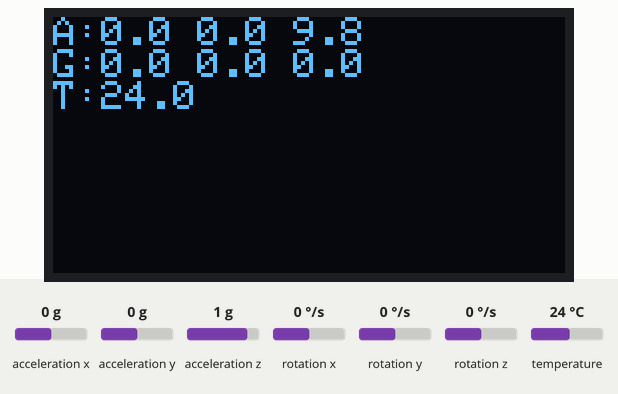
Simulated run of this sketch. Board: ESP32. Parts: 128×64 one-colour display. The test bench sets the inputs (shaded band); at power-on: acceleration x 0 g, acceleration y 0 g, acceleration z 1 g, rotation x 0 °/s, rotation y 0 °/s, rotation z 0 °/s, temperature 24 °C. What the sketch prints to the serial monitor is not drawn.

Above: at 1.8 s.
1.9 s: acceleration x set to -1.4 g
At 2.5 s:
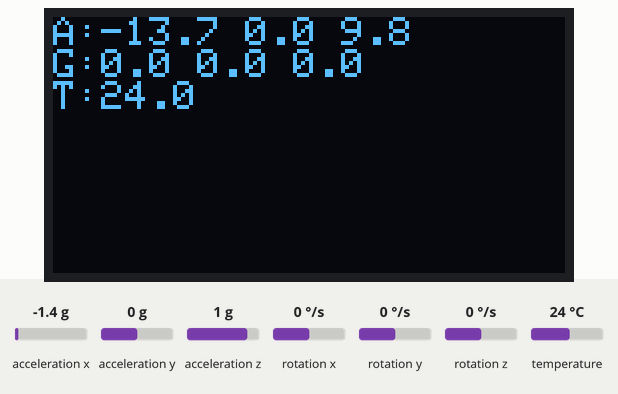
3.6 s: acceleration y set to -1.4 g
At 4.9 s:
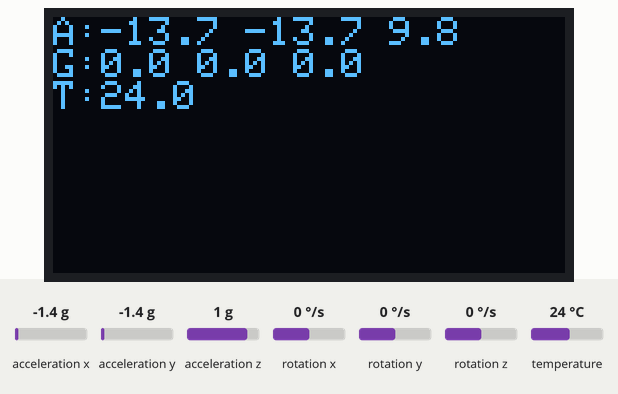
5.6 s: acceleration z set to -1.4 g
At 7.2 s:
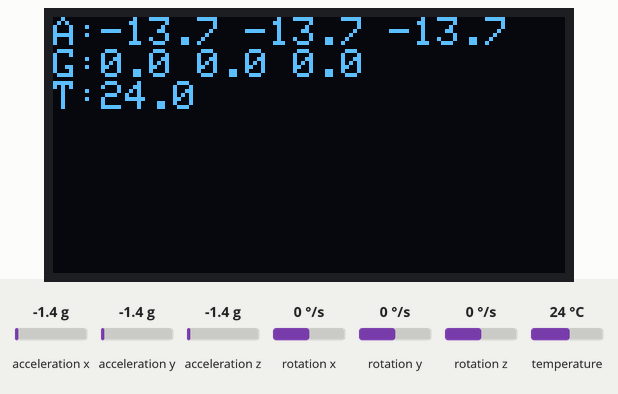
7.7 s: rotation x set to -192 °/s
At 9.4 s:
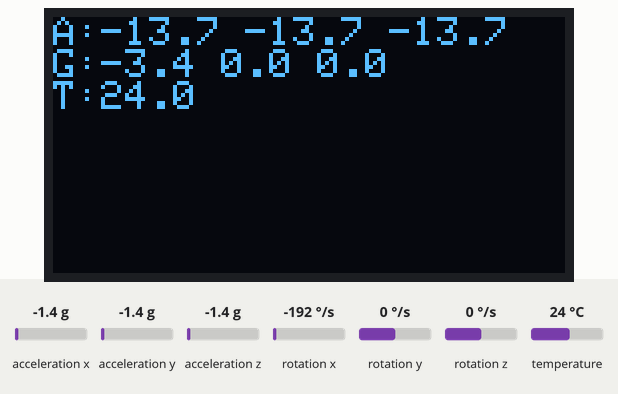
9.7 s: rotation y set to -192 °/s
At 10.8 s:
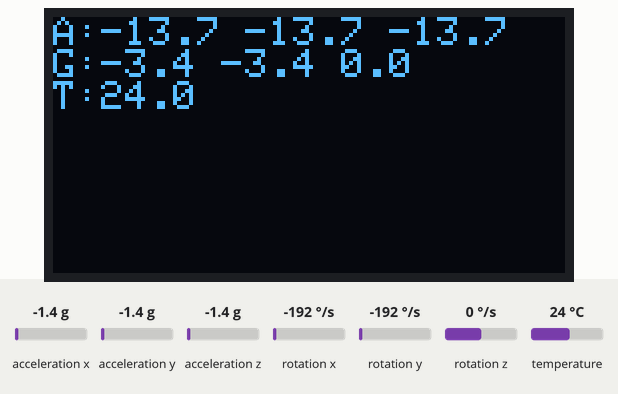
11.8 s: rotation z set to -192 °/s
At 13.2 s:
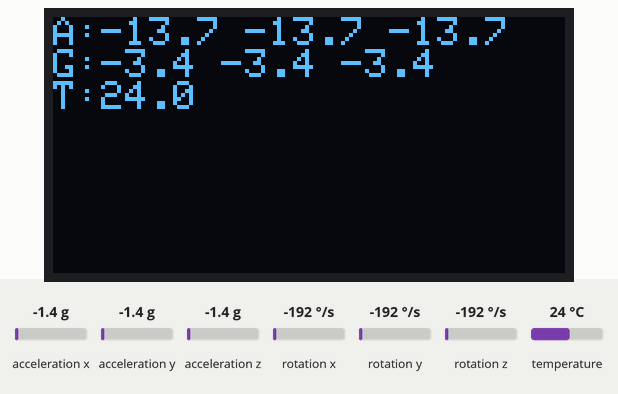
Timing chart, 0 to 14.8 s (numbered marks = the images above; inputs shaded):
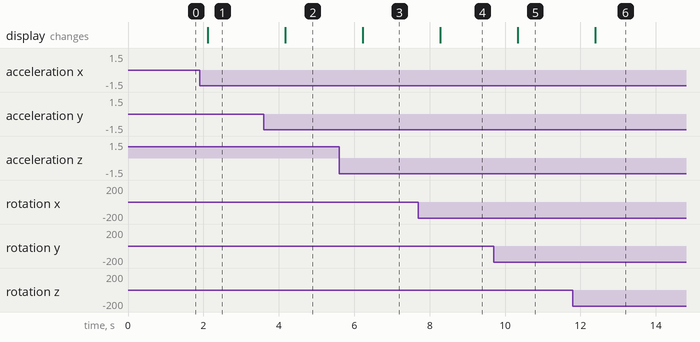

Measured:
- after the input at 1.9 s, the display: changes after 0.21 s (image 1)
- after the input at 3.6 s, the display: changes after 0.57 s (image 2)
- after the input at 5.6 s, the display: changes after 0.63 s (image 3)
- after the input at 7.7 s, the display: changes after 0.58 s (image 4)
- after the input at 9.7 s, the display: changes after 0.64 s (image 5)
- after the input at 11.8 s, the display: changes after 0.60 s (image 6)

The sketch:

sketch.ino
```cpp
#include<Adafruit_SSD1306.h>
#include<Adafruit_MPU6050.h>
#include<Adafruit_Sensor.h>
#include<Wire.h>

Adafruit_SSD1306 display(128,64,&Wire);
Adafruit_MPU6050 mpu;

void setup(){
  Serial.begin(115200);
  mpu.begin();
  display.begin(SSD1306_SWITCHCAPVCC,0x3C);
  display.setTextColor(WHITE);
}

void loop(){
  sensors_event_t a,g,t;
  mpu.getEvent(&a,&g,&t);
  Serial.printf("A: %.1f %.1f %.1f | G: %.1f %.1f %.1f | T:%.1f\n",
  a.acceleration.x,a.acceleration.y,a.acceleration.z,g.gyro.x,g.gyro.y,
  g.gyro.z,t.temperature);
  display.clearDisplay();
  display.setCursor(0,0);
  display.print("A:");
  display.print(a.acceleration.x,1);
  display.print(" ");
  display.print(a.acceleration.y,1);
  display.print(" ");
  display.print(a.acceleration.z,1);
  display.println();
  display.print("G:");
  display.print(g.gyro.x,1);
  display.print(" ");
  display.print(g.gyro.y,1);
  display.print(" ");
  display.print(g.gyro.z,1);
  display.println();
  display.print("T:");
  display.print(t.temperature,1);
  display.println();
  display.display();
  delay(1000);
}
```
